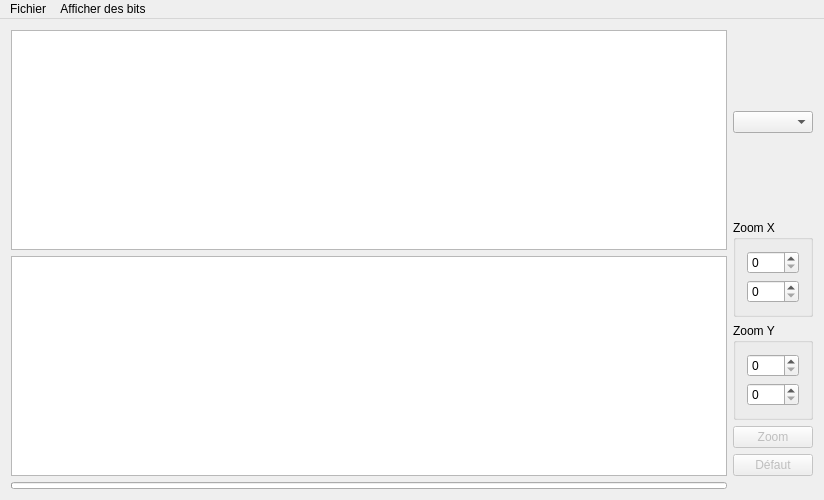
<?xml version="1.0" encoding="UTF-8"?>
<ui version="4.0">
 <class>MainWindow</class>
 <widget class="QMainWindow" name="MainWindow">
  <property name="geometry">
   <rect>
    <x>0</x>
    <y>0</y>
    <width>824</width>
    <height>500</height>
   </rect>
  </property>
  <property name="windowTitle">
   <string>MainWindow</string>
  </property>
  <widget class="QWidget" name="centralWidget">
   <layout class="QGridLayout" name="gridLayout">
    <item row="0" column="0">
     <widget class="QCursorView" name="chart"/>
    </item>
    <item row="3" column="0">
     <layout class="QVBoxLayout" name="bitLayout"/>
    </item>
    <item row="1" column="0">
     <widget class="QtCharts::QChartView" name="bitView">
      <property name="maximumSize">
       <size>
        <width>16777215</width>
        <height>250</height>
       </size>
      </property>
     </widget>
    </item>
    <item row="4" column="0">
     <widget class="QProgressBar" name="progressBar">
      <property name="maximumSize">
       <size>
        <width>16777215</width>
        <height>7</height>
       </size>
      </property>
      <property name="value">
       <number>0</number>
      </property>
      <property name="textVisible">
       <bool>false</bool>
      </property>
     </widget>
    </item>
    <item row="0" column="1" rowspan="2">
     <layout class="QVBoxLayout" name="verticalLayout_2">
      <item>
       <layout class="QVBoxLayout" name="plotEnableLayout"/>
      </item>
      <item>
       <spacer name="verticalSpacer">
        <property name="orientation">
         <enum>Qt::Vertical</enum>
        </property>
        <property name="sizeHint" stdset="0">
         <size>
          <width>20</width>
          <height>40</height>
         </size>
        </property>
       </spacer>
      </item>
      <item>
       <widget class="QComboBox" name="cursorComboBox">
        <property name="currentIndex">
         <number>-1</number>
        </property>
        <property name="frame">
         <bool>true</bool>
        </property>
       </widget>
      </item>
      <item>
       <spacer name="verticalSpacer_2">
        <property name="orientation">
         <enum>Qt::Vertical</enum>
        </property>
        <property name="sizeHint" stdset="0">
         <size>
          <width>20</width>
          <height>40</height>
         </size>
        </property>
       </spacer>
      </item>
      <item>
       <layout class="QVBoxLayout" name="zoomLayout">
        <item>
         <widget class="QGroupBox" name="groupBox">
          <property name="title">
           <string>Zoom X</string>
          </property>
          <layout class="QVBoxLayout" name="verticalLayout_4">
           <item>
            <widget class="QSpinBox" name="zoomMin">
             <property name="enabled">
              <bool>true</bool>
             </property>
             <property name="maximum">
              <number>100</number>
             </property>
            </widget>
           </item>
           <item>
            <widget class="QSpinBox" name="zoomMax">
             <property name="enabled">
              <bool>true</bool>
             </property>
             <property name="maximum">
              <number>100</number>
             </property>
            </widget>
           </item>
          </layout>
         </widget>
        </item>
       </layout>
      </item>
      <item>
       <widget class="QGroupBox" name="groupBox_2">
        <property name="title">
         <string>Zoom Y</string>
        </property>
        <layout class="QVBoxLayout" name="verticalLayout_5">
         <item>
          <widget class="QSpinBox" name="zoomMinY">
           <property name="enabled">
            <bool>true</bool>
           </property>
           <property name="maximum">
            <number>100</number>
           </property>
          </widget>
         </item>
         <item>
          <widget class="QSpinBox" name="zoomMaxY">
           <property name="enabled">
            <bool>true</bool>
           </property>
           <property name="maximum">
            <number>100</number>
           </property>
          </widget>
         </item>
        </layout>
       </widget>
      </item>
      <item>
       <widget class="QPushButton" name="zoomBtn">
        <property name="enabled">
         <bool>false</bool>
        </property>
        <property name="maximumSize">
         <size>
          <width>16777215</width>
          <height>16777215</height>
         </size>
        </property>
        <property name="layoutDirection">
         <enum>Qt::LeftToRight</enum>
        </property>
        <property name="autoFillBackground">
         <bool>false</bool>
        </property>
        <property name="text">
         <string>Zoom</string>
        </property>
        <property name="autoDefault">
         <bool>false</bool>
        </property>
        <property name="default">
         <bool>false</bool>
        </property>
        <property name="flat">
         <bool>false</bool>
        </property>
       </widget>
      </item>
      <item>
       <widget class="QPushButton" name="unzoomBtn">
        <property name="enabled">
         <bool>false</bool>
        </property>
        <property name="text">
         <string>Défaut</string>
        </property>
        <property name="flat">
         <bool>false</bool>
        </property>
       </widget>
      </item>
     </layout>
    </item>
   </layout>
  </widget>
  <widget class="QMenuBar" name="menuBar">
   <property name="geometry">
    <rect>
     <x>0</x>
     <y>0</y>
     <width>824</width>
     <height>21</height>
    </rect>
   </property>
   <widget class="QMenu" name="menuCharger_un_log">
    <property name="title">
     <string>Fichier</string>
    </property>
    <addaction name="actionCharger_un_log"/>
   </widget>
   <widget class="QMenu" name="menuAfficher_des_bits">
    <property name="title">
     <string>Afficher des bits</string>
    </property>
   </widget>
   <addaction name="menuCharger_un_log"/>
   <addaction name="menuAfficher_des_bits"/>
  </widget>
  <action name="actionCharger_un_log">
   <property name="text">
    <string>Charger un .log</string>
   </property>
   <property name="shortcutVisibleInContextMenu">
    <bool>false</bool>
   </property>
  </action>
 </widget>
 <layoutdefault spacing="6" margin="11"/>
 <customwidgets>
  <customwidget>
   <class>QtCharts::QChartView</class>
   <extends>QGraphicsView</extends>
   <header>qchartview.h</header>
  </customwidget>
  <customwidget>
   <class>QCursorView</class>
   <extends>QGraphicsView</extends>
   <header>qcursorview.h</header>
  </customwidget>
 </customwidgets>
 <resources/>
 <connections/>
</ui>
